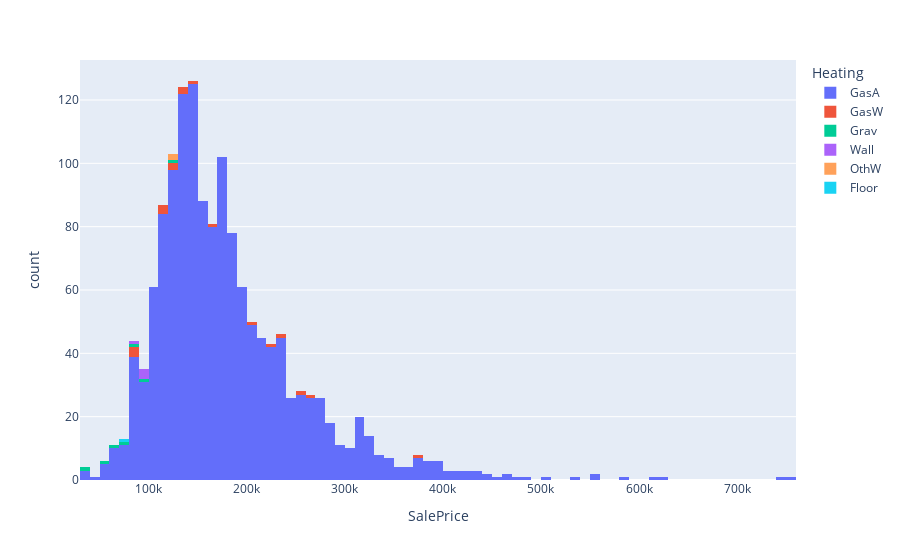

Notebook cell for this chart:
### Code cell
fig = px.histogram(df, x="SalePrice", color="Heating")
fig.show()

### Figure 1 — Plotly figure (JSON) as saved in the notebook; plotly's stock layout.template omitted (floating-point values rounded to 4 significant figures; data arrays with more than 128 entries replaced by an {"elided": "..."} marker saying what was removed)
{"data": [{"alignmentgroup": "True", "bingroup": "x", "hovertemplate": "Heating=GasA<br>SalePrice=%{x}<br>count=%{y}<extra></extra>", "legendgroup": "GasA", "marker": {"color": "#636efa", "pattern": {"shape": ""}}, "name": "GasA", "offsetgroup": "GasA", "orientation": "v", "showlegend": true, "type": "histogram", "x": {"elided": "1428 int values"}, "xaxis": "x", "yaxis": "y"}, {"alignmentgroup": "True", "bingroup": "x", "hovertemplate": "Heating=GasW<br>SalePrice=%{x}<br>count=%{y}<extra></extra>", "legendgroup": "GasW", "marker": {"color": "#EF553B", "pattern": {"shape": ""}}, "name": "GasW", "offsetgroup": "GasW", "orientation": "v", "showlegend": true, "type": "histogram", "x": [225000, 133900, 115000, 205000, 375000, 239000, 87000, 129000, 163000, 265979, 116000, 125000, 82000, 85000, 117500, 144000, 256000, 136000], "xaxis": "x", "yaxis": "y"}, {"alignmentgroup": "True", "bingroup": "x", "hovertemplate": "Heating=Grav<br>SalePrice=%{x}<br>count=%{y}<extra></extra>", "legendgroup": "Grav", "marker": {"color": "#00cc96", "pattern": {"shape": ""}}, "name": "Grav", "offsetgroup": "Grav", "orientation": "v", "showlegend": true, "type": "histogram", "x": [79000, 96500, 60000, 37900, 80000, 52500, 121000], "xaxis": "x", "yaxis": "y"}, {"alignmentgroup": "True", "bingroup": "x", "hovertemplate": "Heating=Wall<br>SalePrice=%{x}<br>count=%{y}<extra></extra>", "legendgroup": "Wall", "marker": {"color": "#ab63fa", "pattern": {"shape": ""}}, "name": "Wall", "offsetgroup": "Wall", "orientation": "v", "showlegend": true, "type": "histogram", "x": [87500, 98000, 92900, 90000], "xaxis": "x", "yaxis": "y"}, {"alignmentgroup": "True", "bingroup": "x", "hovertemplate": "Heating=OthW<br>SalePrice=%{x}<br>count=%{y}<extra></extra>", "legendgroup": "OthW", "marker": {"color": "#FFA15A", "pattern": {"shape": ""}}, "name": "OthW", "offsetgroup": "OthW", "orientation": "v", "showlegend": true, "type": "histogram", "x": [129500, 122000], "xaxis": "x", "yaxis": "y"}, {"alignmentgroup": "True", "bingroup": "x", "hovertemplate": "Heating=Floor<br>SalePrice=%{x}<br>count=%{y}<extra></extra>", "legendgroup": "Floor", "marker": {"color": "#19d3f3", "pattern": {"shape": ""}}, "name": "Floor", "offsetgroup": "Floor", "orientation": "v", "showlegend": true, "type": "histogram", "x": [72500], "xaxis": "x", "yaxis": "y"}], "layout": {"barmode": "relative", "legend": {"title": {"text": "Heating"}, "tracegroupgap": 0}, "margin": {"t": 60}, "xaxis": {"anchor": "y", "domain": [0, 1], "title": {"text": "SalePrice"}}, "yaxis": {"anchor": "x", "domain": [0, 1], "title": {"text": "count"}}}}
